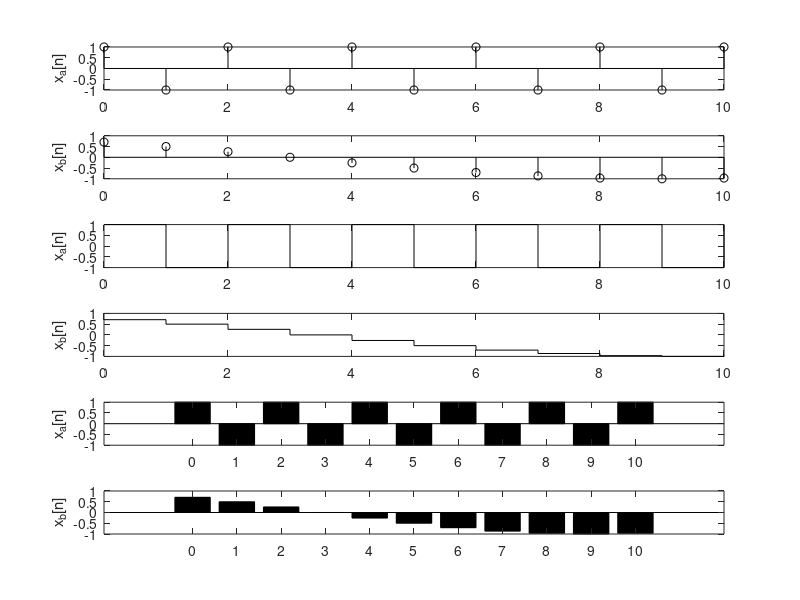

MATLAB code for this plot:
%Questao 2

clear;
clc;
close all;

n = 0:10;
x_a = (-1).^n;
x_b = cos(pi*n/12 + pi/4);

subplot(6,1,1);
stem(n,x_a,'k');
ylabel('x_a[n]');

subplot(6,1,2);
stem(n,x_b,'k');
ylabel('x_b[n]');

subplot(6,1,3);
stairs(n,x_a,'k');
ylabel('x_a[n]');

subplot(6,1,4);
stairs(n,x_b,'k');
ylabel('x_b[n]');

subplot(6,1,5);
bar(n,x_a,'k');
ylabel('x_a[n]');

subplot(6,1,6);
bar(n,x_b,'k');
ylabel('x_b[n]');



